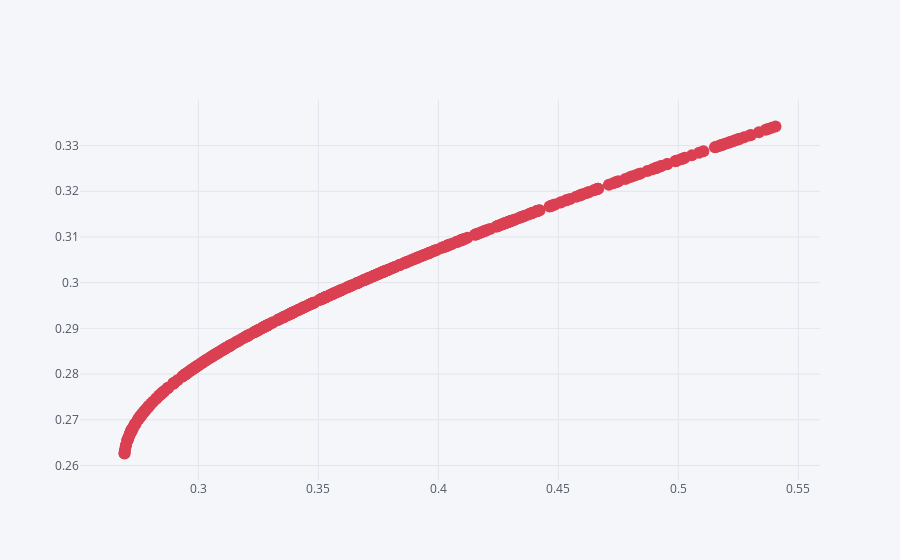

This figure's notebook cell:
### Code cell
# visualizing volatility-return for different weights
mvp.iplot(x='volatility', y='return', kind='scatter', mode='markers', color='red')

### Figure 1 — Plotly figure (JSON) as saved in the notebook; plotly's stock layout.template omitted (floating-point values rounded to 4 significant figures; data arrays with more than 128 entries replaced by an {"elided": "..."} marker saying what was removed)
{"data": [{"line": {"color": "rgba(219, 64, 82, 1.0)", "dash": "solid", "shape": "linear", "width": 1.3}, "marker": {"size": 12, "symbol": "circle"}, "mode": "markers", "name": "return", "text": "", "type": "scatter", "x": {"elided": "500 float values"}, "y": {"elided": "500 float values"}}], "layout": {"legend": {"bgcolor": "#F5F6F9", "font": {"color": "#4D5663"}}, "paper_bgcolor": "#F5F6F9", "plot_bgcolor": "#F5F6F9", "title": {"font": {"color": "#4D5663"}}, "xaxis": {"gridcolor": "#E1E5ED", "showgrid": true, "tickfont": {"color": "#4D5663"}, "title": {"font": {"color": "#4D5663"}, "text": ""}, "zerolinecolor": "#E1E5ED"}, "yaxis": {"gridcolor": "#E1E5ED", "showgrid": true, "tickfont": {"color": "#4D5663"}, "title": {"font": {"color": "#4D5663"}, "text": ""}, "zerolinecolor": "#E1E5ED"}}}
